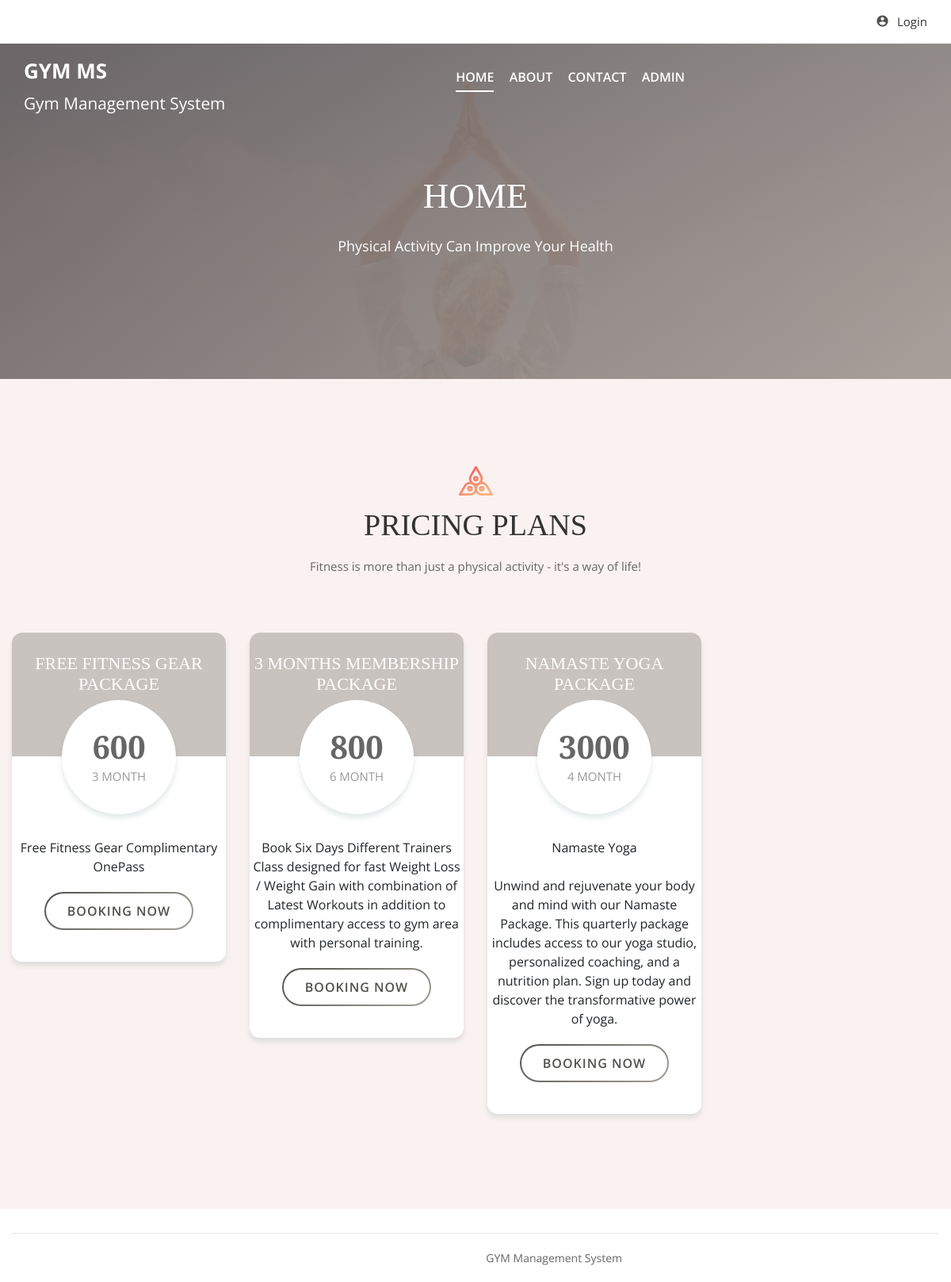
The page / on the database its author committed.
### tables this page shows
CREATE TABLE `tbladdpackage` (
  `id` int(11) NOT NULL,
  `category` varchar(45) DEFAULT NULL,
  `titlename` varchar(450) DEFAULT NULL,
  `PackageType` varchar(45) DEFAULT NULL,
  `PackageDuratiobn` varchar(45) DEFAULT NULL,
  `Price` varchar(45) DEFAULT NULL,
  `uploadphoto` varchar(450) DEFAULT NULL,
  `Description` varchar(450) DEFAULT NULL,
  `create_date` timestamp NULL DEFAULT current_timestamp()
);

### index.php (the view, shortened to what this page needs)
<?php
include 'include/config.php';
?>
<!DOCTYPE html>
<html lang="zxx">
<head>
	<link rel="stylesheet" href="css/bootstrap.min.css"/>
	<link rel="stylesheet" href="css/font-awesome.min.css"/>
	<link rel="stylesheet" href="css/owl.carousel.min.css"/>
	<link rel="stylesheet" href="css/nice-select.css"/>
	<link rel="stylesheet" href="css/magnific-popup.css"/>
	<link rel="stylesheet" href="css/slicknav.min.css"/>
	<link rel="stylesheet" href="css/animate.css"/>
	<link rel="stylesheet" href="css/style.css"/>
</head>
<body>
	<?php include 'include/header.php';?>
	<section class="page-top-section set-bg" data-setbg="img/page-top-bg.jpg">
		<div class="container">
			<div class="row">
				<div class="col-lg-7 m-auto text-white">
					<h2>Home</h2>
					<p>Physical Activity Can Improve Your Health</p>
				</div>
			</div>
		</div>
	</section>
	<section class="pricing-section spad">
		<div class="container">
			<div class="section-title text-center">
				<img src="img/icons/logo-icon.png" alt="">
				<h2>Pricing plans</h2>
				<p>Fitness is more than just a physical activity - it's a way of life!</p>
			</div>
			<div class="row">
				        <?php
$sql ="SELECT id, category, titlename, PackageType, PackageDuratiobn, Price, uploadphoto, Description, create_date from tbladdpackage";
$query= $dbh -> prepare($sql);
$query-> execute();
$results = $query -> fetchAll(PDO::FETCH_OBJ);
$cnt=1;
if($query -> rowCount() > 0)
{
foreach($results as $result)
{
?>
				<div class="col-lg-3 col-sm-6">
					<div class="pricing-item begginer">
						<div class="pi-top">
							<h4><?php echo $result->titlename;?></h4>
						</div>
						<div class="pi-price">
							<h3><?php echo htmlentities($result->Price);?></h3>
							<p>	<?php echo $result->PackageDuratiobn;?></p>
						</div>
						<ul>
							<?php echo $result->Description;?>
						</ul>
						<?php if(strlen($_SESSION['uid'])==0): ?>
						<a href="login.php" class="site-btn sb-line-gradient">Booking Now</a>
							 <?php endif;?>
					</div>
				</div>
				<?php  $cnt=$cnt+1; } } ?>
			</div>
		</div>
	</section>
	<?php include 'include/footer.php'; ?>
	</body>
</html>

### include/header.php (shortened to what this page needs)
<header class="header-section">
	<div class="header-top">
		<div class="row m-0">
			<div class="col-md-6 d-none d-md-block p-0">
			</div>
			<div class="col-md-6 text-left text-md-right p-0">
                <?php if(strlen($_SESSION['uid'])==0): ?>
				<div class="header-info d-none d-md-inline-flex">
					<i class="material-icons">account_circle</i>
					<a href="login.php"><p>Login</p></a>
				</div>
				<?php endif;?>
			</div>
		</div>
	</div>
	<div class="header-bottom">
		<a href="index.php" class="site-logo" style="color:#fff; font-weight:bold; font-size:26px;">
			GYM MS<br />
			<small style="margin-top:-4%;">Gym Management System</small>
		</a>
		<div class="container">
			<ul class="main-menu">
				<li><a href="index.php" class="active">Home</a></li>
				<li><a href="about.php">About</a></li>
				<li><a href="contact.php">Contact</a></li>
				<?php if(strlen($_SESSION['uid'])==0): ?>
		<li><a href="admin/">Admin</a></li>
				<?php else :?>
					<li><a href="booking-history.php">Booking History</a></li>
					<?php endif;?>
			</ul>
		</div>
	</div>
</header>

### include/footer.php
<footer class="">
		<div class="container">
			<div class="footer-bottom">
				<div class="row">
					<div class="col-md-8 text-md-right">
						<div class="copyright">
GYM Management System</div>
					</div>
				</div>
			</div>
		</div>
	</footer>

### rows shown on the page
tbladdpackage: titlename "FREE FITNESS GEAR PACKAGE", Price "600", PackageDuratiobn "3 MONTH", Description "Free Fitness Gear Complimentary OnePass"
tbladdpackage: titlename "3 MONTHS MEMBERSHIP PACKAGE", Price "800", PackageDuratiobn "6 MONTH", Description "Book Six Days Different Trainers Class designed for fast Weight Loss / Weight Gain with combination of Latest Workouts in addition to complimentary access to gym area with personal training."
tbladdpackage: titlename "NAMASTE YOGA PACKAGE", Price "3000", PackageDuratiobn "4 MONTH", Description "Namaste Yoga Unwind and rejuvenate your body and mind with our Namaste Package. This quarterly package includes access to our yoga studio, personalized coaching, and a nutrition plan. Sign up today and discover the transformative power of yoga."
